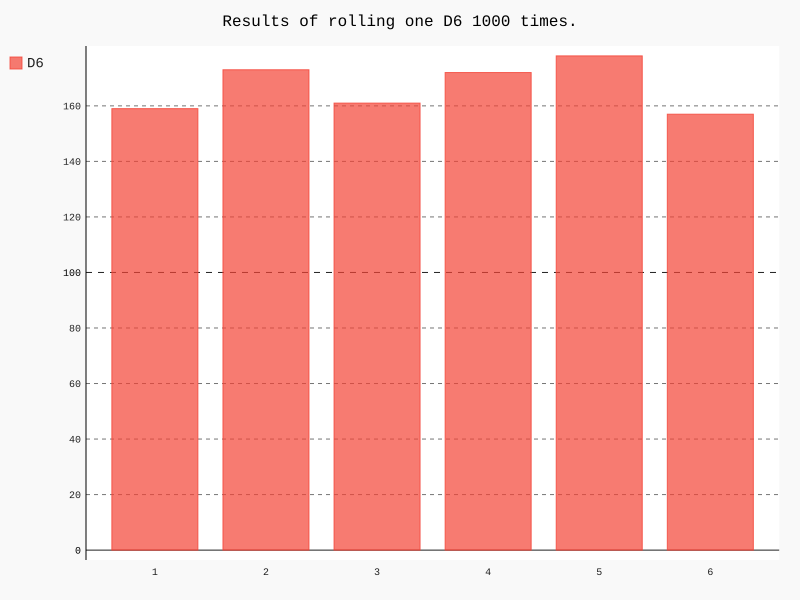

This chart was generated by the following Python code:
from dice import Dice
import pygal

# Create a D6
dice = Dice()
number_rolls = 1000

# Make some rolls, and store results in a list
results = []
for roll in range(number_rolls):
    result = dice.roll()
    results.append(result)

# analyze the results
frequencies = []
for value in range(1, dice.num_sides + 1):
    frequency = results.count(value)
    frequencies.append(frequency)

# Visualize the results
hist = pygal.Bar()

hist.title = 'Results of rolling one D6 1000 times.'
hist.x_labels = ['1', '2', '3', '4', '5', '6']
hist._x_title = 'Result'
hist._y_title = 'Frequency of Result'

hist.add('D6', frequencies)
hist.render_to_file('./Project_2-Data_Visualization/exercises/dice_visual.svg')
